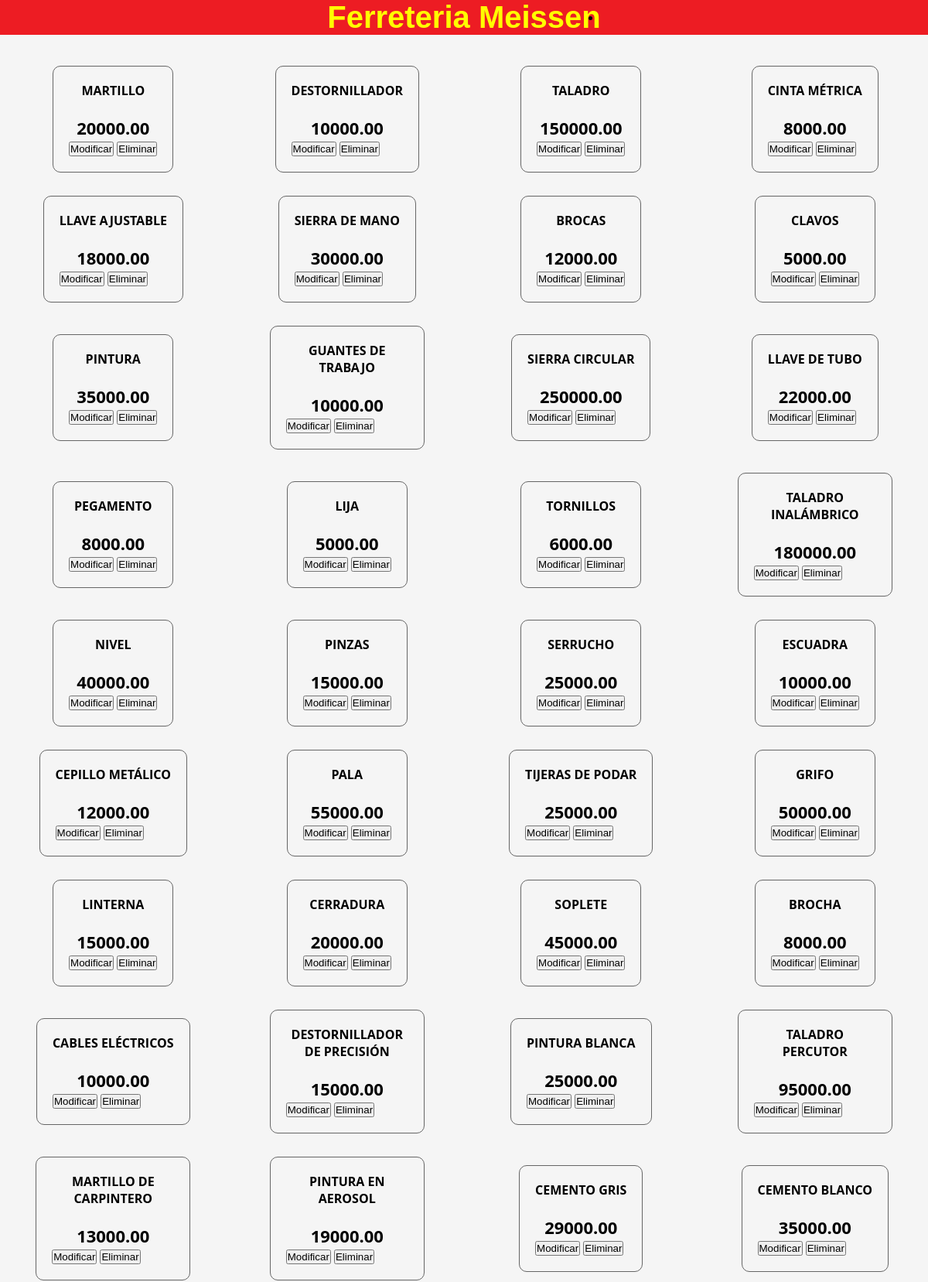
/Php/gesticatalogo.php (upper part), run on the app's committed database.
### tables this page shows
CREATE TABLE `productos` (
  `idProducto` int(11) NOT NULL AUTO_INCREMENT,
  `codigoProducto` varchar(20) NOT NULL,
  `nombreProductos` varchar(100) NOT NULL,
  `valorProducto` decimal(10,2) NOT NULL,
  `stockProducto` int(11) NOT NULL,
  `descripcionProducto` varchar(250) NOT NULL,
  `nombreCategoria` int(11) NOT NULL,
  `imagen` varchar(250) DEFAULT NULL,
  PRIMARY KEY (`idProducto`),
  KEY `categoria_idCategoria` (`nombreCategoria`),
  CONSTRAINT `productos_ibfk_1` FOREIGN KEY (`nombreCategoria`) REFERENCES `categoria` (`idCategoria`)
);

### Php/gesticatalogo.php (the view, shortened to what this page needs)
<!DOCTYPE html>
<html lang="es">
<head>
    <link rel="stylesheet" href="https://cdnjs.cloudflare.com/ajax/libs/font-awesome/6.3.0/css/all.min.css" />
    <link rel="stylesheet" href="../CSS/index.css">
</head>
<body>
    <?php
        include "../compartido/conexion.php";
        $sql = "SELECT * FROM productos";
        $result = mysqli_query($conn, $sql);
    ?>
    <header>
        <h1>Ferreteria Meissen</h1>
    </header>
    <section class="contenedor">
        <div class="contenedor-items">
            <?php
                while($row = mysqli_fetch_assoc($result)){
            ?>
            <div class="item">
                <span class="titulo-item"><?php echo $row['nombreProductos']?></span>
                <span class="precio-item"><?php echo $row['valorProducto'] ?></span>
                <button class="btn-item">Modificar</button>
                <button class="btn-eliminar">Eliminar</button>
            </div>
            <?php
                }
            ?>
        </div>
    </section>
</body>
</html>

### CSS/index.css (style rules this page uses)
* { margin: 0; padding: 0; box-sizing: border-box; }
body { font-family: 'Kanit', sans-serif; background-color: whitesmoke; }
header { background-color: #ed1c23; display: flex; align-items: center; justify-content: center; }
h1 { color: yellow; font-size: 250%; }
.contenedor { font-family: 'Open Sans'; max-width: 100%; padding: 10px; margin: auto; display: flex; flex-wrap: wrap; justify-content: space-between; box-sizing: border-box; }
.contenedor .contenedor-items { margin-top: 30px; display: grid; grid-template-columns: repeat(auto-fit, minmax(220px, 1fr)); grid-gap: 30px; grid-row-gap: 30px; width: 100%; transition: 0.3s; }
.contenedor .contenedor-items .item { max-width: 200px; padding: 10px; margin: auto; border: 1px solid #666; border-radius: 10px; padding: 20px; transition: 0.3s; }
.contenedor-items .item .titulo-item { display: block; font-weight: bold; text-align: center; text-transform: uppercase; }
.contenedor-items .item .precio-item { display: block; text-align: center; font-weight: bold; font-size: 22px; }

### data on the page
productos: nombreProductos "MARTILLO", valorProducto "20000.00"
productos: nombreProductos "DESTORNILLADOR", valorProducto "10000.00"
productos: nombreProductos "TALADRO", valorProducto "150000.00"
productos: nombreProductos "CINTA MÉTRICA", valorProducto "8000.00"
productos: nombreProductos "LLAVE AJUSTABLE", valorProducto "18000.00"
productos: nombreProductos "SIERRA DE MANO", valorProducto "30000.00"
productos: nombreProductos "BROCAS", valorProducto "12000.00"
productos: nombreProductos "CLAVOS", valorProducto "5000.00"
productos: nombreProductos "PINTURA", valorProducto "35000.00"
productos: nombreProductos "GUANTES DE TRABAJO", valorProducto "10000.00"
productos: nombreProductos "SIERRA CIRCULAR", valorProducto "250000.00"
productos: nombreProductos "LLAVE DE TUBO", valorProducto "22000.00"
productos: nombreProductos "PEGAMENTO", valorProducto "8000.00"
productos: nombreProductos "LIJA", valorProducto "5000.00"
productos: nombreProductos "TORNILLOS", valorProducto "6000.00"
productos: nombreProductos "TALADRO INALÁMBRICO", valorProducto "180000.00"
productos: nombreProductos "NIVEL", valorProducto "40000.00"
productos: nombreProductos "PINZAS", valorProducto "15000.00"
productos: nombreProductos "SERRUCHO", valorProducto "25000.00"
productos: nombreProductos "ESCUADRA", valorProducto "10000.00"
productos: nombreProductos "CEPILLO METÁLICO", valorProducto "12000.00"
productos: nombreProductos "PALA", valorProducto "55000.00"
productos: nombreProductos "TIJERAS DE PODAR", valorProducto "25000.00"
productos: nombreProductos "GRIFO", valorProducto "50000.00"
productos: nombreProductos "LINTERNA", valorProducto "15000.00"
productos: nombreProductos "CERRADURA", valorProducto "20000.00"
productos: nombreProductos "SOPLETE", valorProducto "45000.00"
productos: nombreProductos "BROCHA", valorProducto "8000.00"
productos: nombreProductos "CABLES ELÉCTRICOS", valorProducto "10000.00"
productos: nombreProductos "DESTORNILLADOR DE PRECISIÓN", valorProducto "15000.00"
productos: nombreProductos "PINTURA BLANCA", valorProducto "25000.00"
productos: nombreProductos "TALADRO PERCUTOR", valorProducto "95000.00"
productos: nombreProductos "MARTILLO DE CARPINTERO", valorProducto "13000.00"
productos: nombreProductos "PINTURA EN AEROSOL", valorProducto "19000.00"
productos: nombreProductos "CEMENTO GRIS", valorProducto "29000.00"
productos: nombreProductos "CEMENTO BLANCO", valorProducto "35000.00"
